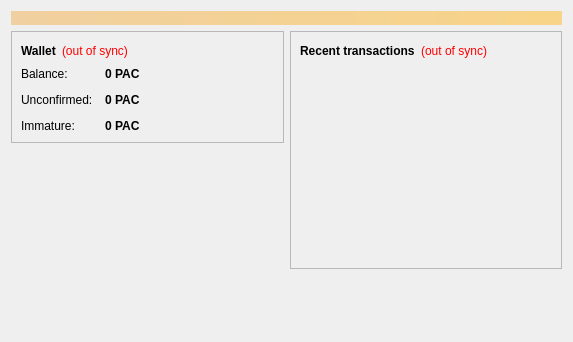
<?xml version="1.0" encoding="UTF-8"?>
<ui version="4.0">
 <class>OverviewPage</class>
 <widget class="QWidget" name="OverviewPage">
  <property name="geometry">
   <rect>
    <x>0</x>
    <y>0</y>
    <width>573</width>
    <height>342</height>
   </rect>
  </property>
  <property name="windowTitle">
   <string>Form</string>
  </property>
  <layout class="QVBoxLayout" name="topLayout">
   <item>
    <widget class="QLabel" name="labelAlerts">
     <property name="visible">
      <bool>false</bool>
     </property>
     <property name="styleSheet">
      <string notr="true">background-color: qlineargradient(x1: 0, y1: 0, x2: 1, y2: 0, stop:0 #F0D0A0, stop:1 #F8D488); color:#000000;</string>
     </property>
     <property name="wordWrap">
      <bool>true</bool>
     </property>
     <property name="margin">
      <number>3</number>
     </property>
    </widget>
   </item>
   <item>
    <layout class="QHBoxLayout" name="horizontalLayout" stretch="1,1">
     <item>
      <layout class="QVBoxLayout" name="verticalLayout_2">
       <item>
        <widget class="QFrame" name="frame">
         <property name="frameShape">
          <enum>QFrame::StyledPanel</enum>
         </property>
         <property name="frameShadow">
          <enum>QFrame::Raised</enum>
         </property>
         <layout class="QVBoxLayout" name="verticalLayout_4">
          <item>
           <layout class="QHBoxLayout" name="horizontalLayout_4">
            <item>
             <widget class="QLabel" name="label_5">
              <property name="font">
               <font>
                <weight>75</weight>
                <bold>true</bold>
               </font>
              </property>
              <property name="text">
               <string>Wallet</string>
              </property>
             </widget>
            </item>
            <item>
             <widget class="QLabel" name="labelWalletStatus">
              <property name="toolTip">
               <string>The displayed information may be out of date. Your wallet automatically synchronizes with the Bitcoin network after a connection is established, but this process has not completed yet.</string>
              </property>
              <property name="styleSheet">
               <string notr="true">QLabel { color: red; }</string>
              </property>
              <property name="text">
               <string notr="true">(out of sync)</string>
              </property>
              <property name="alignment">
               <set>Qt::AlignLeading|Qt::AlignLeft|Qt::AlignVCenter</set>
              </property>
             </widget>
            </item>
            <item>
             <spacer name="horizontalSpacer_2">
              <property name="orientation">
               <enum>Qt::Horizontal</enum>
              </property>
              <property name="sizeHint" stdset="0">
               <size>
                <width>40</width>
                <height>20</height>
               </size>
              </property>
             </spacer>
            </item>
           </layout>
          </item>
          <item>
           <layout class="QFormLayout" name="formLayout_2">
            <property name="fieldGrowthPolicy">
             <enum>QFormLayout::AllNonFixedFieldsGrow</enum>
            </property>
            <property name="horizontalSpacing">
             <number>12</number>
            </property>
            <property name="verticalSpacing">
             <number>12</number>
            </property>
            <item row="0" column="0">
             <widget class="QLabel" name="label">
              <property name="text">
               <string>Balance:</string>
              </property>
             </widget>
            </item>
            <item row="0" column="1">
             <widget class="QLabel" name="labelBalance">
              <property name="font">
               <font>
                <weight>75</weight>
                <bold>true</bold>
               </font>
              </property>
              <property name="cursor">
               <cursorShape>IBeamCursor</cursorShape>
              </property>
              <property name="toolTip">
               <string>Your current balance</string>
              </property>
              <property name="text">
               <string notr="true">0 PAC</string>
              </property>
              <property name="textInteractionFlags">
               <set>Qt::LinksAccessibleByMouse|Qt::TextSelectableByKeyboard|Qt::TextSelectableByMouse</set>
              </property>
             </widget>
            </item>
            <item row="1" column="0">
             <widget class="QLabel" name="label_3">
              <property name="text">
               <string>Unconfirmed:</string>
              </property>
             </widget>
            </item>
            <item row="1" column="1">
             <widget class="QLabel" name="labelUnconfirmed">
              <property name="font">
               <font>
                <weight>75</weight>
                <bold>true</bold>
               </font>
              </property>
              <property name="cursor">
               <cursorShape>IBeamCursor</cursorShape>
              </property>
              <property name="toolTip">
               <string>Total of transactions that have yet to be confirmed, and do not yet count toward the current balance</string>
              </property>
              <property name="text">
               <string notr="true">0 PAC</string>
              </property>
              <property name="textInteractionFlags">
               <set>Qt::LinksAccessibleByMouse|Qt::TextSelectableByKeyboard|Qt::TextSelectableByMouse</set>
              </property>
             </widget>
            </item>
            <item row="2" column="0">
             <widget class="QLabel" name="labelImmatureText">
              <property name="text">
               <string>Immature:</string>
              </property>
             </widget>
            </item>
            <item row="2" column="1">
             <widget class="QLabel" name="labelImmature">
              <property name="font">
               <font>
                <weight>75</weight>
                <bold>true</bold>
               </font>
              </property>
              <property name="toolTip">
               <string>Mined balance that has not yet matured</string>
              </property>
              <property name="text">
               <string notr="true">0 PAC</string>
              </property>
              <property name="textInteractionFlags">
               <set>Qt::LinksAccessibleByMouse|Qt::TextSelectableByKeyboard|Qt::TextSelectableByMouse</set>
              </property>
             </widget>
            </item>
           </layout>
          </item>
         </layout>
        </widget>
       </item>
       <item>
        <spacer name="verticalSpacer">
         <property name="orientation">
          <enum>Qt::Vertical</enum>
         </property>
         <property name="sizeHint" stdset="0">
          <size>
           <width>20</width>
           <height>40</height>
          </size>
         </property>
        </spacer>
       </item>
      </layout>
     </item>
     <item>
      <layout class="QVBoxLayout" name="verticalLayout_3">
       <item>
        <widget class="QFrame" name="frame_2">
         <property name="frameShape">
          <enum>QFrame::StyledPanel</enum>
         </property>
         <property name="frameShadow">
          <enum>QFrame::Raised</enum>
         </property>
         <layout class="QVBoxLayout" name="verticalLayout">
          <item>
           <layout class="QHBoxLayout" name="horizontalLayout_2">
            <item>
             <widget class="QLabel" name="label_4">
              <property name="text">
               <string>&lt;b&gt;Recent transactions&lt;/b&gt;</string>
              </property>
             </widget>
            </item>
            <item>
             <widget class="QLabel" name="labelTransactionsStatus">
              <property name="toolTip">
               <string>The displayed information may be out of date. Your wallet automatically synchronizes with the Bitcoin network after a connection is established, but this process has not completed yet.</string>
              </property>
              <property name="styleSheet">
               <string notr="true">QLabel { color: red; }</string>
              </property>
              <property name="text">
               <string notr="true">(out of sync)</string>
              </property>
              <property name="alignment">
               <set>Qt::AlignRight|Qt::AlignTrailing|Qt::AlignVCenter</set>
              </property>
             </widget>
            </item>
            <item>
             <spacer name="horizontalSpacer">
              <property name="orientation">
               <enum>Qt::Horizontal</enum>
              </property>
              <property name="sizeHint" stdset="0">
               <size>
                <width>40</width>
                <height>20</height>
               </size>
              </property>
             </spacer>
            </item>
           </layout>
          </item>
          <item>
           <widget class="QListView" name="listTransactions">
            <property name="styleSheet">
             <string notr="true">QListView { background: transparent; }</string>
            </property>
            <property name="frameShape">
             <enum>QFrame::NoFrame</enum>
            </property>
            <property name="verticalScrollBarPolicy">
             <enum>Qt::ScrollBarAlwaysOff</enum>
            </property>
            <property name="horizontalScrollBarPolicy">
             <enum>Qt::ScrollBarAlwaysOff</enum>
            </property>
            <property name="selectionMode">
             <enum>QAbstractItemView::NoSelection</enum>
            </property>
           </widget>
          </item>
         </layout>
        </widget>
       </item>
       <item>
        <spacer name="verticalSpacer_2">
         <property name="orientation">
          <enum>Qt::Vertical</enum>
         </property>
         <property name="sizeHint" stdset="0">
          <size>
           <width>20</width>
           <height>40</height>
          </size>
         </property>
        </spacer>
       </item>
      </layout>
     </item>
    </layout>
   </item>
  </layout>
 </widget>
 <resources/>
 <connections/>
</ui>
